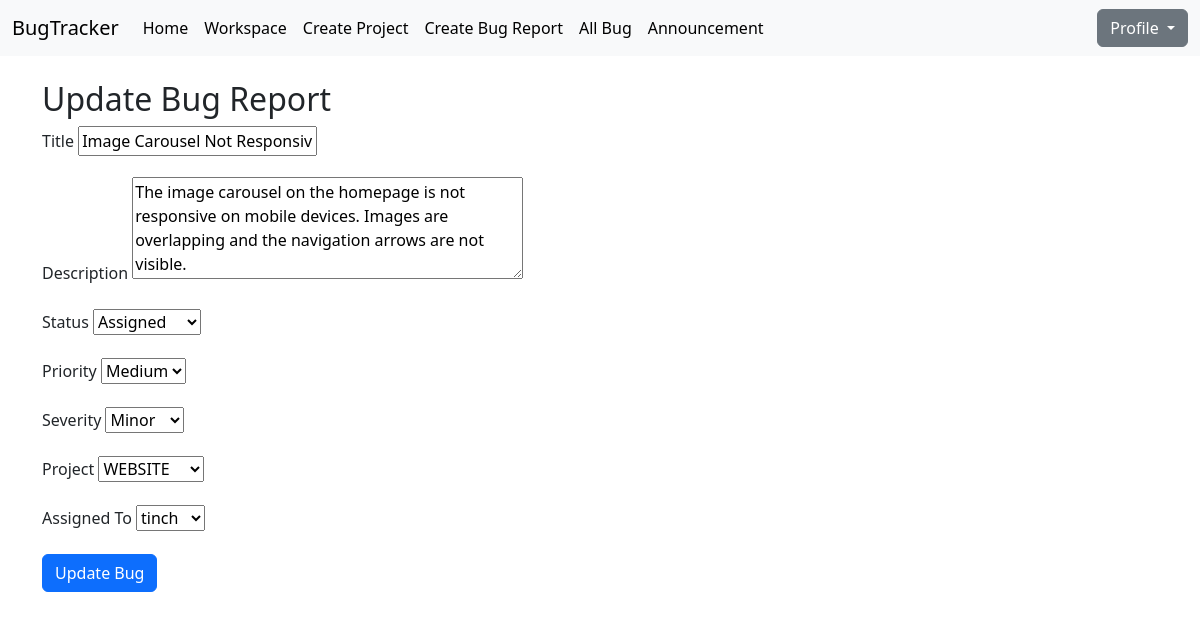
The app's page /bugs/7/update/ (signed in), older data.
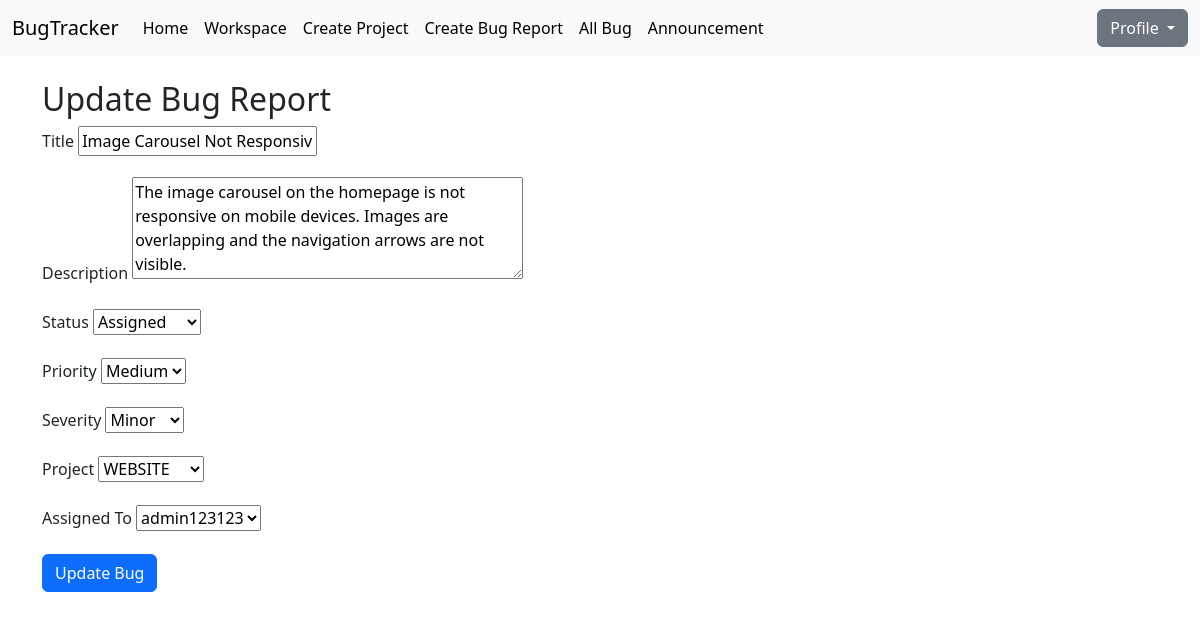
The same page, newer data.
### myapp/models.py (models this page shows, shortened)
class Bug(models.Model):
    title = models.CharField(max_length=255)
    description = models.TextField()
    status = models.CharField(max_length=50, choices=[
        ('new', 'New'),
        ('assigned', 'Assigned'),
        ('in_progress', 'In Progress'),
        ('resolved', 'Resolved'),
        ('closed', 'Closed'),
        ('reopened', 'Reopened'),
    ], default='new')
    priority = models.CharField(max_length=50, choices=[
        ('low', 'Low'),
        ('medium', 'Medium'),
        ('high', 'High'),
        ('critical', 'Critical'),
    ], default='medium')
    severity = models.CharField(max_length=50, choices=[
        ('trivial', 'Trivial'),
        ('minor', 'Minor'),
        ('major', 'Major'),
        ('blocker', 'Blocker'),
    ], default='minor')
    project = models.ForeignKey(Project, on_delete=models.CASCADE, related_name="bugs")
    reported_by = models.ForeignKey(User, on_delete=models.SET_NULL, null=True, related_name="reported_bugs")
    assigned_to = models.ForeignKey(User, on_delete=models.SET_NULL, null=True, blank=True,
                                    related_name="assigned_bugs")
    created_at = models.DateTimeField(auto_now_add=True)
    updated_at = models.DateTimeField(auto_now=True)

### myapp/views.py (the view, shortened to what this page needs)
# urls.py: path('bugs/<int:pk>/update/', BugUpdateView.as_view(), name='bug_update'),
class BugUpdateView(UpdateView):
    model = Bug
    form_class = BugForm
    template_name = 'myapp/bug_update.html'
    context_object_name = 'bug'
    def get_queryset(self):
        queryset = super().get_queryset()
        user = self.request.user
        if not user.is_superuser:
            queryset = queryset.filter(reported_by=user) | queryset.filter(assigned_to=user)
        return queryset
    def get_initial(self):
        initial = super().get_initial()
        bug = self.get_object()
        return initial

### myapp/forms.py
class BugForm(forms.ModelForm):
    class Meta:
        model = Bug
        fields = ['title', 'description', 'status', 'priority', 'severity', 'project', 'assigned_to']
        widgets = {
            'description': forms.Textarea(attrs={'rows': 4}),
        }

### myapp/models.py (called while the page is built)
    def __str__(self):
        return self.name

### myapp/templates/myapp/bug_update.html (shortened to what this page needs)
{% extends 'myapp/base.html' %}
{% block content %}
    {% include 'myapp/navbar.html' %}
    <div class="container py-4">
        <h2>Update Bug Report</h2>
        <form method="post" id="update-bug-form">
            <div class="mb-3">
                <label for="id_title" class="form-label">Title</label>
                {{ form.title }}
            </div>
            <div class="mb-3">
                <label for="id_description" class="form-label">Description</label>
                {{ form.description }}
            </div>
            <div class="mb-3">
                <label for="id_status" class="form-label">Status</label>
                {{ form.status }}
            </div>
            <div class="mb-3">
                <label for="id_priority" class="form-label">Priority</label>
                {{ form.priority }}
            </div>
            <div class="mb-3">
                <label for="id_severity" class="form-label">Severity</label>
                {{ form.severity }}
            </div>
            <div class="mb-3">
                <label for="id_project" class="form-label">Project</label>
                {{ form.project }}
            </div>
            <div class="mb-3">
                <label for="id_assigned_to" class="form-label">Assigned To</label>
                {{ form.assigned_to }}
            </div>
            <button type="button" class="btn btn-primary" data-bs-toggle="modal" data-bs-target="#confirmUpdateModal">
                Update Bug
            </button>
        </form>
    </div>
{% endblock %}

Row changes from the older to the newer data that the page shows:
changed Bug "Image Carousel Not Responsive on Mobile": assigned_to "tinch" → "admin123123"
